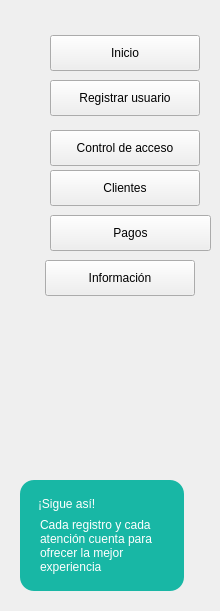
   <widget class="QFrame" name="frameMenu">
    <property name="geometry">
     <rect>
      <x>0</x>
      <y>90</y>
      <width>220</width>
      <height>611</height>
     </rect>
    </property>
    <property name="frameShape">
     <enum>QFrame::NoFrame</enum>
    </property>
    <widget class="QPushButton" name="btnInicio">
     <property name="geometry">
      <rect>
       <x>50</x>
       <y>215</y>
       <width>161</width>
       <height>36</height>
      </rect>
     </property>
     <property name="toolTip">
      <string>&lt;html&gt;&lt;head/&gt;&lt;body&gt;&lt;p align=&quot;center&quot;&gt;&lt;br/&gt;&lt;/p&gt;&lt;/body&gt;&lt;/html&gt;</string>
     </property>
     <property name="layoutDirection">
      <enum>Qt::LeftToRight</enum>
     </property>
     <property name="text">
      <string>Pagos</string>
     </property>
    </widget>
    <widget class="QPushButton" name="btnClases">
     <property name="geometry">
      <rect>
       <x>50</x>
       <y>35</y>
       <width>150</width>
       <height>36</height>
      </rect>
     </property>
     <property name="text">
      <string>Inicio</string>
     </property>
    </widget>
    <widget class="QPushButton" name="btnInscripciones">
     <property name="geometry">
      <rect>
       <x>50</x>
       <y>80</y>
       <width>150</width>
       <height>36</height>
      </rect>
     </property>
     <property name="text">
      <string>Registrar usuario</string>
     </property>
    </widget>
    <widget class="QPushButton" name="btnPagos">
     <property name="geometry">
      <rect>
       <x>50</x>
       <y>130</y>
       <width>150</width>
       <height>36</height>
      </rect>
     </property>
     <property name="text">
      <string>Control de acceso</string>
     </property>
    </widget>
    <widget class="QPushButton" name="btnEstadisticas">
     <property name="geometry">
      <rect>
       <x>50</x>
       <y>170</y>
       <width>150</width>
       <height>36</height>
      </rect>
     </property>
     <property name="text">
      <string>Clientes</string>
     </property>
    </widget>
    <widget class="QPushButton" name="btnCalorias">
     <property name="geometry">
      <rect>
       <x>45</x>
       <y>260</y>
       <width>150</width>
       <height>36</height>
      </rect>
     </property>
     <property name="text">
      <string>Información</string>
     </property>
    </widget>
    <widget class="QFrame" name="cardSigue">
     <property name="geometry">
      <rect>
       <x>20</x>
       <y>480</y>
       <width>164</width>
       <height>111</height>
      </rect>
     </property>
     <property name="styleSheet">
      <string notr="true">QFrame#cardSigue { background-color: #18B7A5; border-radius: 14px; border: none; }</string>
     </property>
     <widget class="QLabel" name="lblSigue">
      <property name="geometry">
       <rect>
        <x>18</x>
        <y>12</y>
        <width>130</width>
        <height>24</height>
       </rect>
      </property>
      <property name="styleSheet">
       <string notr="true">color:white; font:bold 11pt &quot;Segoe UI&quot;;</string>
      </property>
      <property name="text">
       <string>¡Sigue así!</string>
      </property>
     </widget>
     <widget class="QLabel" name="lblSigueTexto">
      <property name="geometry">
       <rect>
        <x>20</x>
        <y>30</y>
        <width>130</width>
        <height>71</height>
       </rect>
      </property>
      <property name="styleSheet">
       <string notr="true">color:white; font:9pt &quot;Segoe UI&quot;;</string>
      </property>
      <property name="text">
       <string>Cada registro y cada atención cuenta para ofrecer la mejor experiencia</string>
      </property>
      <property name="wordWrap">
       <bool>true</bool>
      </property>
     </widget>
    </widget>
    <widget class="QLabel" name="label">
     <property name="geometry">
      <rect>
       <x>20</x>
       <y>40</y>
       <width>20</width>
       <height>20</height>
      </rect>
     </property>
     <property name="text">
      <string/>
     </property>
     <property name="pixmap">
      <pixmap resource="../imagenes/recursos.qrc">:/prefijoNuevo/casa_inicio.png</pixmap>
     </property>
     <property name="scaledContents">
      <bool>true</bool>
     </property>
    </widget>
    <widget class="QLabel" name="label_3">
     <property name="geometry">
      <rect>
       <x>15</x>
       <y>130</y>
       <width>25</width>
       <height>25</height>
      </rect>
     </property>
     <property name="text">
      <string/>
     </property>
     <property name="pixmap">
      <pixmap>../imagenes/control de acceso.png</pixmap>
     </property>
     <property name="scaledContents">
      <bool>true</bool>
     </property>
    </widget>
    <widget class="QLabel" name="label_4">
     <property name="geometry">
      <rect>
       <x>20</x>
       <y>220</y>
       <width>23</width>
       <height>23</height>
      </rect>
     </property>
     <property name="text">
      <string/>
     </property>
     <property name="pixmap">
      <pixmap resource="../imagenes/recursos.qrc">:/newPrefix/pagos.png</pixmap>
     </property>
     <property name="scaledContents">
      <bool>true</bool>
     </property>
    </widget>
    <widget class="QLabel" name="label_11">
     <property name="geometry">
      <rect>
       <x>20</x>
       <y>270</y>
       <width>23</width>
       <height>23</height>
      </rect>
     </property>
     <property name="text">
      <string/>
     </property>
     <property name="pixmap">
      <pixmap resource="../imagenes/recursos.qrc">:/newPrefix/informacion.png</pixmap>
     </property>
     <property name="scaledContents">
      <bool>true</bool>
     </property>
    </widget>
    <widget class="QLabel" name="label_12">
     <property name="geometry">
      <rect>
       <x>15</x>
       <y>80</y>
       <width>31</width>
       <height>31</height>
      </rect>
     </property>
     <property name="text">
      <string/>
     </property>
     <property name="pixmap">
      <pixmap>../imagenes/registrar usuario.png</pixmap>
     </property>
     <property name="scaledContents">
      <bool>true</bool>
     </property>
    </widget>
    <widget class="QLabel" name="label_8">
     <property name="geometry">
      <rect>
       <x>15</x>
       <y>170</y>
       <width>31</width>
       <height>31</height>
      </rect>
     </property>
     <property name="text">
      <string/>
     </property>
     <property name="pixmap">
      <pixmap>../imagenes/clientes.png</pixmap>
     </property>
     <property name="scaledContents">
      <bool>true</bool>
     </property>
    </widget>
   </widget>
